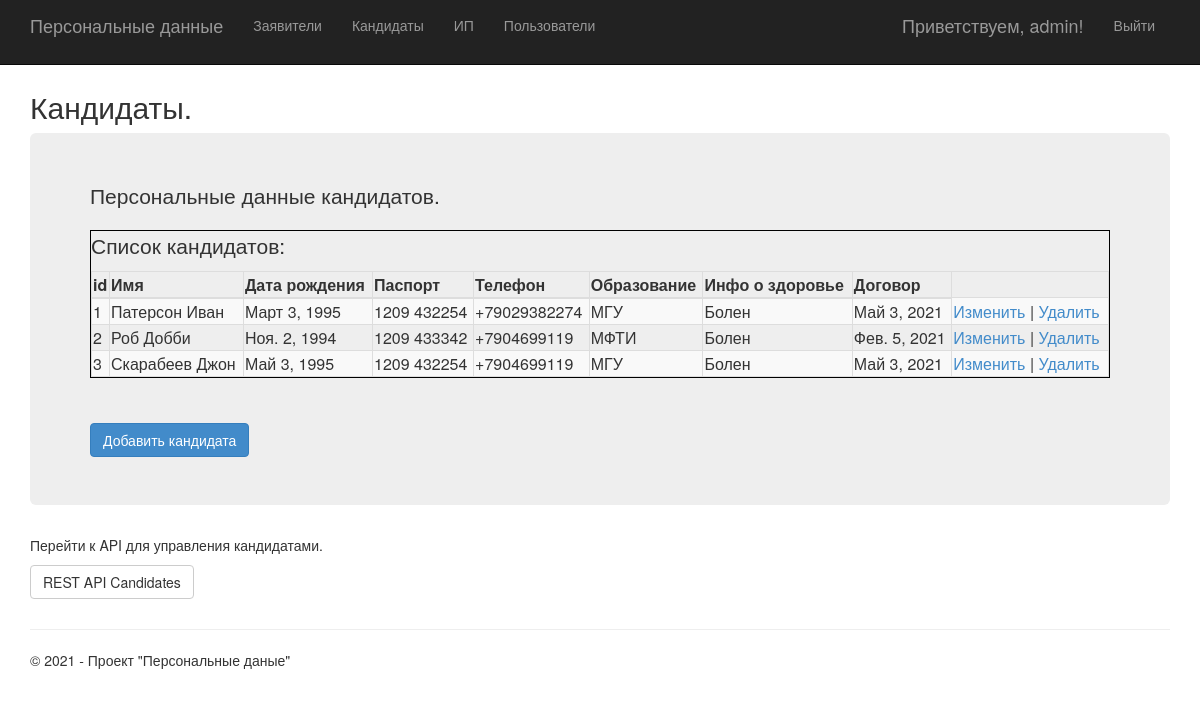
The page /candidates/ (signed in) on the database as committed earlier.
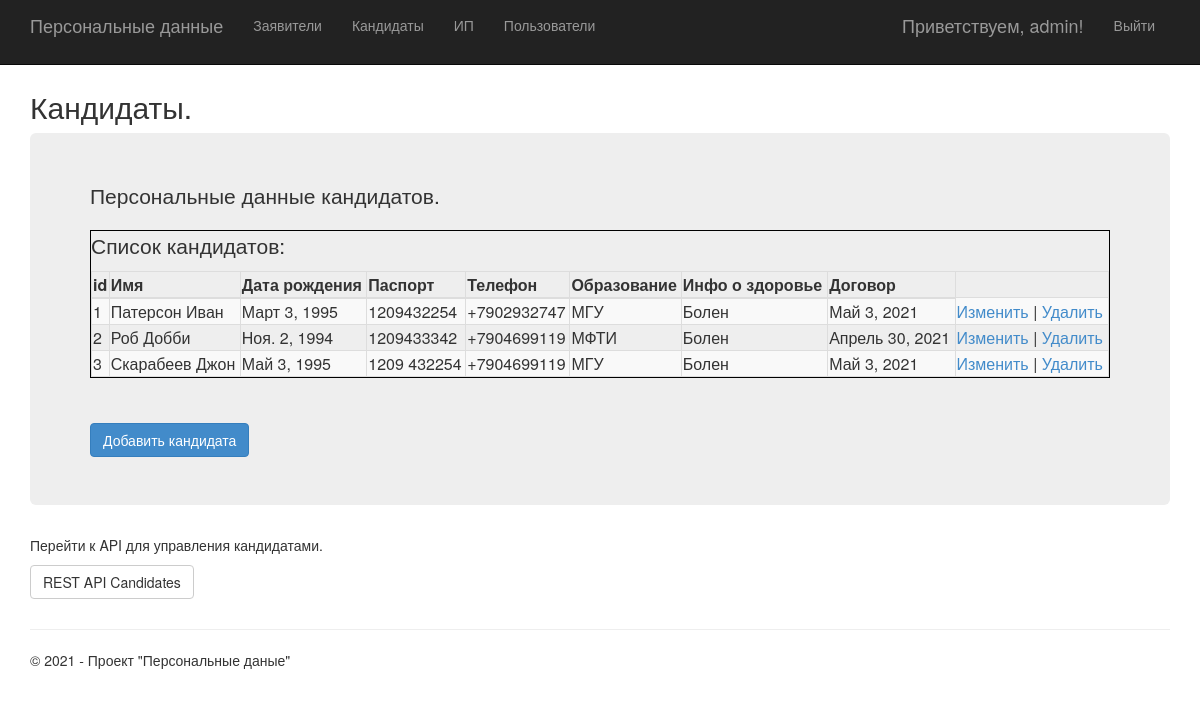
The same page on the database as committed later.
### app/models.py (models this page shows)
class CandidateData(models.Model):
    id = models.IntegerField(primary_key = True, serialize = True)
    name = models.CharField(max_length=120)
    gender = models.CharField(max_length=1)
    birth_date = models.DateField()
    passport_no = models.CharField(max_length=10, validators=[MinLengthValidator(10)])
    phone_no = models.CharField(max_length=11, validators=[MinLengthValidator(11)])
    education_info = models.CharField(max_length=60)
    health_info = models.CharField(max_length=60)
    check_date = models.DateField()

### app/views.py (the view)
# urls.py: path('candidates/', views.candidates, name='candidates'),
def candidates(request):
    candidates = CandidateData.objects.all()
    return render(
        request,
        'app/candidates.html',
        {
            'candidates':candidates,
            'title':'Кандидаты',
            'is_avaliable': request.user.is_authenticated and request.user.has_perm('app.view_candidatedata'),
            'year':datetime.now().year,
        }
    )

### app/templates/app/candidates.html
﻿{% extends "app/layout.html" %}
{% block content %}
<h2>{{ title }}.</h2>
{% if is_avaliable %}
    <div class="jumbotron">
        <p class="lead">Персональные данные кандидатов.</p>
        {% if candidates.count > 0 %}
        <div class="table-responsive" style="border:1px solid black">
            <p>Список кандидатов:</p>
            <table id="bootstrapdatatable" class="table-responsive table-striped table-bordered" width="100%">
                <thead>
                <th>id</th>
                <th>Имя</th>
                <th>Дата рождения</th>
                <th>Паспорт</th>
                <th>Телефон</th>
                <th>Образование</th>
                <th>Инфо о здоровье</th>
                <th>Договор</th>
                </thead>
                <tbody>
                    {% for candidate in candidates %}
                    <tr>
                        <td>{{candidate.id}}</td>
                        <td>{{candidate.name}}</td>
                        <td>{{candidate.birth_date}}</td>
                        <td>{{candidate.passport_no}}</td>
                        <td>{{candidate.phone_no}}</td>
                        <td>{{candidate.education_info}}</td>
                        <td>{{candidate.health_info}}</td>
                        <td>{{candidate.check_date}}</td>
                        <td><a href="item_edit/{{candidate.id}}">Изменить</a> | <a href="item_delete/{{candidate.id}}">Удалить</a></td>
                    </tr>
                    {% endfor %}
                </tbody>
            </table>
        </div>
        {% else %}
        <div>
            <br/>
            <p class="lead">Список пока пуст.</p>
        </div>
        {% endif %}
        <br />
        <div>
            <a href="item_create/" class="btn btn-primary btn-large">Добавить кандидата</a>
        </div>
    </div>
    <div class="row">
        <div class="col-md-4">
            <p>
               Перейти к API для управления кандидатами.
            </p>
            <p><a class="btn btn-default" href="{% url 'candidates_api' %}">REST API Candidates</a></p>
        </div>
    </div>
    {% else %}
        <div>
            <br/>
            <p class="lead">У вас нет прав на просмотр данной страницы.</p>
        </div>
    {% endif %}
{% endblock %}

### app/templates/app/layout.html (shortened to what this page needs)
﻿<!DOCTYPE html>
<html>
<head>
    {% load staticfiles %}
    <link rel="stylesheet" type="text/css" href="{% static 'app/content/bootstrap.min.css' %}" />
    <link rel="stylesheet" type="text/css" href="{% static 'app/content/site.css' %}" />
</head>
<body>
    <div class="navbar navbar-inverse navbar-fixed-top">
        <div class="container">
            <div class="navbar-header">
                <a href="/" class="navbar-brand">Персональные данные</a>
            </div>
            <div class="navbar-collapse collapse">
                <ul class="nav navbar-nav">
                    <li><a href="{% url 'requesters' %}">Заявители</a></li>
                    <li><a href="{% url 'candidates' %}">Кандидаты</a></li>
                    <li><a href="{% url 'individuals' %}">ИП</a></li>
                </ul>
                <ul class="nav navbar-nav">
                    <li><a href="{% url 'admin:index' %}">Пользователи</a></li>
                </ul>
                {% include 'app/loginpartial.html' %}
            </div>
        </div>
    </div>
    <div class="container body-content">
{% block content %}{% endblock %}
        <hr/>
        <footer>
            <p>&copy; {{ year }} - Проект "Персональные даные"</p>
        </footer>
    </div>
</body>
</html>

### app/templates/app/loginpartial.html (shortened to what this page needs)
﻿{% if user.is_authenticated %}
<form id="logoutForm" action="/logout/" method="post" class="navbar-right">
    <ul class="nav navbar-nav navbar-right">
        <li><span class="navbar-brand">Приветствуем, {{ user.username }}!</span></li>
        <li><a href="javascript:document.getElementById('logoutForm').submit()">Выйти</a></li>
    </ul>
</form>
{% else %}
<ul class="nav navbar-nav navbar-right">
    <li><a href="{% url 'login' %}">Войти</a></li>
</ul>
{% endif %}

### app/static/app/content/site.css (style rules this page uses)
body { padding-top: 50px; padding-bottom: 20px; }
.body-content { padding-left: 15px; padding-right: 15px; }

Rows that differ between the two databases and show on the page:
changed CandidateData "Патерсон Иван": passport_no "1209 432254" → "1209432254"; phone_no "+79029382274" → "+7902932747"
changed CandidateData "Роб Добби": passport_no "1209 433342" → "1209433342"; check_date "Фев. 5, 2021" → "Апрель 30, 2021"
